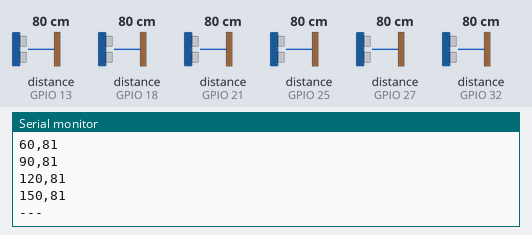
The sketch below on a simulated ESP32. On the bench: the last lines printed to the serial monitor. The inputs (shaded band) are chosen by the test bench; at power-on: distance to the obstacle (sensors on GPIO 13, GPIO 18, GPIO 21, GPIO 25, GPIO 27, GPIO 32) 80 cm. The echo pulse lasts 58.3 µs per cm.

Above: at 2.2 s.
2.3 s: distance to the obstacle (sensor on GPIO 13) set to 2 cm
3.8 s: distance to the obstacle (sensor on GPIO 18) set to 2 cm
At 4.52 s:
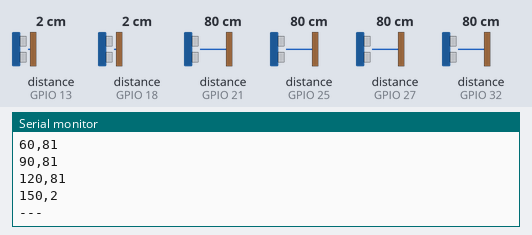
5.3 s: distance to the obstacle (sensor on GPIO 21) set to 2 cm
At 5.68 s:
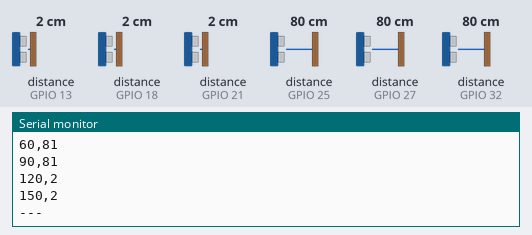
6.8 s: distance to the obstacle (sensor on GPIO 25) set to 2 cm
8.3 s: distance to the obstacle (sensor on GPIO 27) set to 2 cm
9.8 s: distance to the obstacle (sensor on GPIO 32) set to 2 cm
Timing chart, 0 to 12.3 s (numbered marks = the images above; inputs shaded):
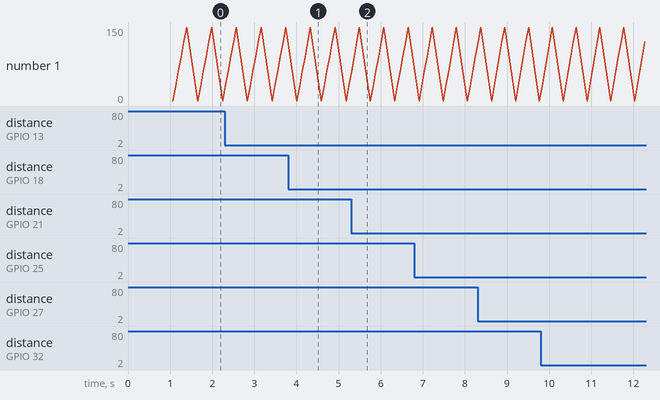

The sketch:

ultrasonic_shape_rudder.ino
```cpp
#include <NewPing.h>

// === Configuration ===
#define NUM_SENSORS 6
const int trigPins[NUM_SENSORS] = {12, 14, 26, 33, 22, 19};
const int echoPins[NUM_SENSORS] = {13, 27, 25, 32, 21, 18};
NewPing sonar[NUM_SENSORS] = {
  NewPing(trigPins[0], echoPins[0], 200),
  NewPing(trigPins[1], echoPins[1], 200),
  NewPing(trigPins[2], echoPins[2], 200),
  NewPing(trigPins[3], echoPins[3], 200),
  NewPing(trigPins[4], echoPins[4], 200),
  NewPing(trigPins[5], echoPins[5], 200)
};

const int sensorAngles[NUM_SENSORS] = {0, 30, 60, 90, 120, 150};

void setup() {
  Serial.begin(115200);
  for (int i = 0; i < NUM_SENSORS; i++) {
    pinMode(trigPins[i], OUTPUT);
    pinMode(echoPins[i], INPUT);
  }
  delay(1000);
  Serial.println("Sensor Angle, Distance (cm)");
}

void loop() {
  for (int i = 0; i < NUM_SENSORS; i++) {
    delay(60); // To avoid crosstalk
    unsigned int dist = sonar[i].ping_cm();
    if (dist == 0) dist = 200; // Max distance fallback
    Serial.print(sensorAngles[i]);
    Serial.print(",");
    Serial.println(dist);
  }
  Serial.println("---"); // Separator for Python visualizer
  delay(200);
}
```

Measured:
- after the input at 3.8 s, the serial monitor: prints a new line after 0.53 s (image 1)
- after the input at 5.3 s, the serial monitor: prints a new line after 0.13 s (image 2)
